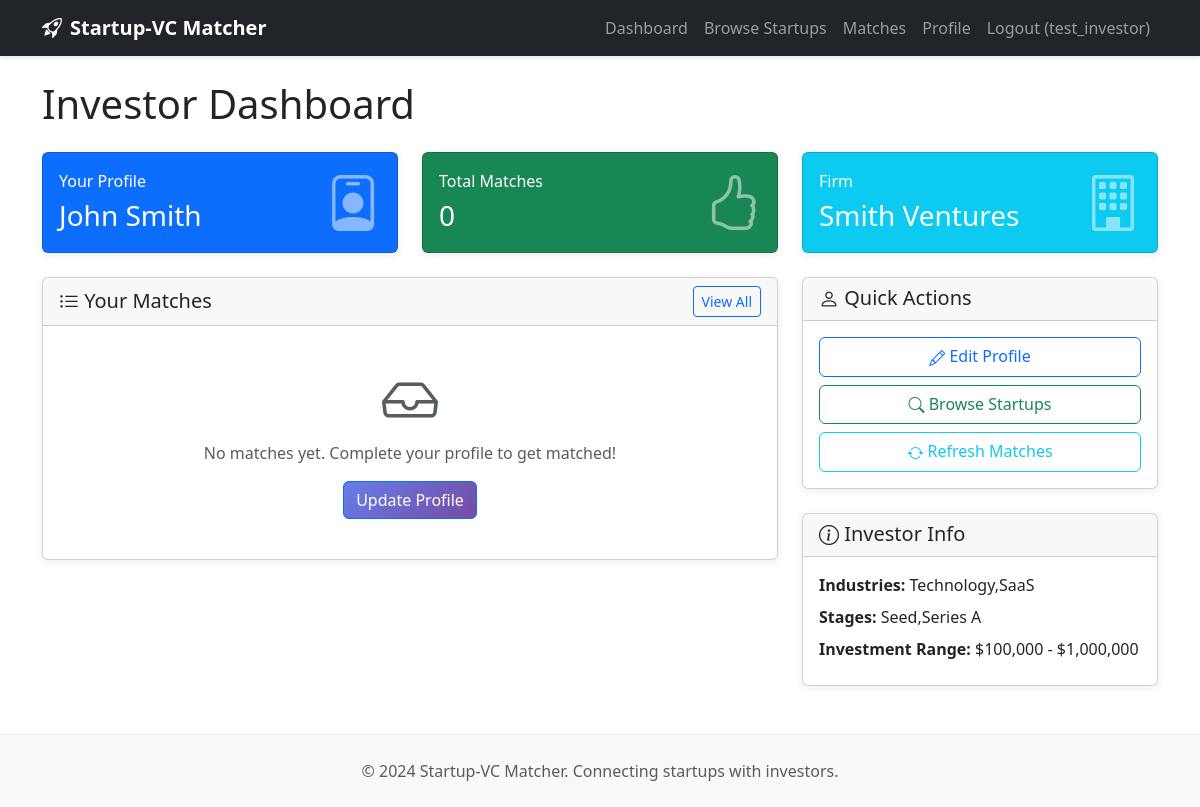
The app's page /investor/dashboard (signed in) with its own data.
### tables this page shows
CREATE TABLE investors (
            id INTEGER PRIMARY KEY AUTOINCREMENT,
            user_id INTEGER NOT NULL,
            name TEXT NOT NULL,
            firm_name TEXT,
            description TEXT,
            preferred_industries TEXT,
            preferred_stages TEXT,
            min_investment INTEGER,
            max_investment INTEGER,
            website TEXT,
            created_at TIMESTAMP DEFAULT CURRENT_TIMESTAMP,
            FOREIGN KEY (user_id) REFERENCES users (id)
        );

### app.py (the view)
@app.route('/investor/dashboard')
@login_required
def investor_dashboard():
    if session.get('user_type') != 'investor':
        return redirect(url_for('index'))
    db = get_db()
    investor = db.execute(
        'SELECT * FROM investors WHERE user_id = ?',
        (session['user_id'],)
    ).fetchone()
    matches = db.execute('''
        SELECT m.*, s.name as startup_name, s.industry, s.funding_stage, s.funding_amount
        FROM matches m
        JOIN startups s ON m.startup_id = s.id
        WHERE m.investor_id = ?
        ORDER BY m.score DESC
    ''', (investor['id'],)).fetchall() if investor else []
    return render_template('investor_dashboard.html', investor=investor, matches=matches)

### app.py (called while the page is built)
def get_db():
    db = getattr(g, '_database', None)
    if db is None:
        db = g._database = sqlite3.connect(DATABASE)
        db.row_factory = sqlite3.Row
    return db

@app.teardown_appcontext
def close_connection(exception):
    db = getattr(g, '_database', None)
    if db is not None:
        db.close()

def is_session_valid():
    return (
        session.get('user_id') is not None and
        session.get('username') is not None and
        session.get('user_type') in ('startup', 'investor')
    )

def login_required(f):
    @wraps(f)
    def decorated_function(*args, **kwargs):
        if not is_session_valid():
            session.clear()
            flash('Session expired. Please log in again.', 'error')
            return redirect(url_for('login'))
        return f(*args, **kwargs)
    return decorated_function

### templates/investor_dashboard.html (shortened to what this page needs)
{% extends "base.html" %}
{% block content %}
<div class="row">
    <div class="col-12">
        <h1 class="mb-4">Investor Dashboard</h1>
    </div>
</div>
<div class="row g-4 mb-4">
    <div class="col-md-4">
        <div class="card bg-primary text-white">
            <div class="card-body">
                <div class="d-flex justify-content-between align-items-center">
                    <div>
                        <h6 class="card-title">Your Profile</h6>
                        <h3 class="mb-0">{{ investor.name if investor else 'Not Set' }}</h3>
                    </div>
                    <i class="bi bi-person-badge display-4 opacity-50"></i>
                </div>
            </div>
        </div>
    </div>
    <div class="col-md-4">
        <div class="card bg-success text-white">
            <div class="card-body">
                <div class="d-flex justify-content-between align-items-center">
                    <div>
                        <h6 class="card-title">Total Matches</h6>
                        <h3 class="mb-0">{{ matches|length }}</h3>
                    </div>
                    <i class="bi bi-hand-thumbs-up display-4 opacity-50"></i>
                </div>
            </div>
        </div>
    </div>
    <div class="col-md-4">
        <div class="card bg-info text-white">
            <div class="card-body">
                <div class="d-flex justify-content-between align-items-center">
                    <div>
                        <h6 class="card-title">Firm</h6>
                        <h3 class="mb-0">{{ investor.firm_name if investor else 'N/A' }}</h3>
                    </div>
                    <i class="bi bi-building display-4 opacity-50"></i>
                </div>
            </div>
        </div>
    </div>
</div>
{% if not investor %}
<div class="alert alert-warning">
    <h5>Complete Your Profile</h5>
    <p>Please complete your investor profile to get matched with startups.</p>
    <a href="{{ url_for('investor_profile') }}" class="btn btn-primary">Complete Profile</a>
</div>
{% else %}
<div class="row g-4">
    <div class="col-lg-8">
        <div class="card">
            <div class="card-header d-flex justify-content-between align-items-center">
                <h5 class="mb-0"><i class="bi bi-list-ul"></i> Your Matches</h5>
                <a href="{{ url_for('investor_matches') }}" class="btn btn-sm btn-outline-primary">View All</a>
            </div>
            <div class="card-body">
                {% if matches %}
                <div class="table-responsive">
                    <table class="table table-hover">
                        <thead>
                            <tr>
                                <th>Startup</th>
                                <th>Industry</th>
                                <th>Stage</th>
                                <th>Score</th>
                                <th>Status</th>
                            </tr>
                        </thead>
                        <tbody>
                            {% for match in matches[:5] %}
                            <tr>
                                <td>{{ match.startup_name }}</td>
                                <td>{{ match.industry }}</td>
                                <td>{{ match.funding_stage }}</td>
                                <td>
                                    <span class="badge bg-{{ 'success' if match.score >= 70 else 'warning' if match.score >= 40 else 'secondary' }}">
                                        {{ match.score }}%
                                    </span>
                                </td>
                                <td>{{ match.status|title }}</td>
                            </tr>
                            {% endfor %}
                        </tbody>
                    </table>
                </div>
                {% else %}
                <div class="text-center py-4">
                    <i class="bi bi-inbox display-4 text-muted"></i>
                    <p class="text-muted mt-2">No matches yet. Complete your profile to get matched!</p>
                    <a href="{{ url_for('investor_profile') }}" class="btn btn-primary">Update Profile</a>
                </div>
                {% endif %}
            </div>
        </div>
    </div>
    <div class="col-lg-4">
        <div class="card mb-4">
            <div class="card-header">
                <h5 class="mb-0"><i class="bi bi-person"></i> Quick Actions</h5>
            </div>
            <div class="card-body">
                <div class="d-grid gap-2">
                    <a href="{{ url_for('investor_profile') }}" class="btn btn-outline-primary">
                        <i class="bi bi-pencil"></i> Edit Profile
                    </a>
                    <a href="{{ url_for('investor_browse_startups') }}" class="btn btn-outline-success">
                        <i class="bi bi-search"></i> Browse Startups
                    </a>
                    <a href="{{ url_for('manual_generate_matches') }}" class="btn btn-outline-info">
                        <i class="bi bi-arrow-repeat"></i> Refresh Matches
                    </a>
                </div>
            </div>
        </div>
        <div class="card">
            <div class="card-header">
                <h5 class="mb-0"><i class="bi bi-info-circle"></i> Investor Info</h5>
            </div>
            <div class="card-body">
                <ul class="list-unstyled mb-0">
                    <li class="mb-2"><strong>Industries:</strong> {{ investor.preferred_industries or 'Not set' }}</li>
                    <li class="mb-2"><strong>Stages:</strong> {{ investor.preferred_stages or 'Not set' }}</li>
                    {% if investor.min_investment and investor.max_investment %}
                    <li class="mb-2"><strong>Investment Range:</strong> ${{ "{:,}".format(investor.min_investment) }} - ${{ "{:,}".format(investor.max_investment) }}</li>
                    {% endif %}
                </ul>
            </div>
        </div>
    </div>
</div>
{% endif %}
{% endblock %}

### static/css/style.css (style rules this page uses)
:root { --primary-color: #667eea; --secondary-color: #764ba2; --success-color: #28a745; --warning-color: #ffc107; --danger-color: #dc3545; --info-color: #17a2b8; --light-bg: #f8f9fa; --dark-bg: #343a40; }
* { margin: 0; padding: 0; box-sizing: border-box; }
body { font-family: -apple-system, BlinkMacSystemFont, 'Segoe UI', Roboto, 'Helvetica Neue', Arial, sans-serif; line-height: 1.6; color: #333; background-color: #fff; min-height: 100vh; display: flex; flex-direction: column; }
.card { border: none; border-radius: 10px; box-shadow: 0 2px 8px rgba(0,0,0,0.08); transition: transform 0.3s ease, box-shadow 0.3s ease; }
.card-header { background-color: #fff; border-bottom: 1px solid #eee; font-weight: 600; }
.btn { border-radius: 6px; padding: 0.5rem 1.25rem; font-weight: 500; transition: all 0.3s ease; }
.btn-primary { background: linear-gradient(135deg, var(--primary-color), var(--secondary-color)); border: none; }
.bg-primary { background-color: var(--primary-color) !important; }
.bg-success { background-color: var(--success-color) !important; }
.bg-info { background-color: var(--info-color) !important; }
.bi { vertical-align: middle; }

### records on screen
investors: name "John Smith", firm_name "Smith Ventures", preferred_industries "Technology,SaaS", preferred_stages "Seed,Series A", min_investment "100,000", max_investment "1,000,000"

### other values on screen
{{ session.get('username') }} "test_investor"
{{ matches|length }} "0"
